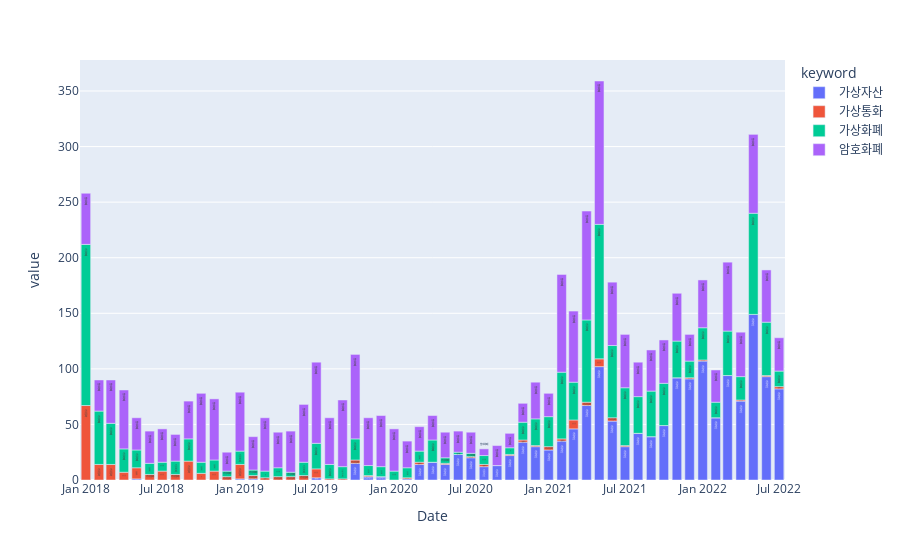

The notebook cell this image was saved under:
### Code cell
srch_wrd = ['가상자산','가상통화','가상화폐','암호화폐']
df3 =Df3(srch_wrd)
fig = px.bar(df3, x="Date", y="value", color="keyword", text="keyword")
fig.show()

### Figure 1 — Plotly figure (JSON) as saved in the notebook; plotly's stock layout.template omitted (floating-point values rounded to 4 significant figures)
{"data": [{"alignmentgroup": "True", "hovertemplate": "keyword=%{text}<br>Date=%{x}<br>value=%{y}<extra></extra>", "legendgroup": "가상자산", "marker": {"color": "#636efa", "pattern": {"shape": ""}}, "name": "가상자산", "offsetgroup": "가상자산", "orientation": "v", "showlegend": true, "text": ["가상자산", "가상자산", "가상자산", "가상자산", "가상자산", "가상자산", "가상자산", "가상자산", "가상자산", "가상자산", "가상자산", "가상자산", "가상자산", "가상자산", "가상자산", "가상자산", "가상자산", "가상자산", "가상자산", "가상자산", "가상자산", "가상자산", "가상자산", "가상자산", "가상자산", "가상자산", "가상자산", "가상자산", "가상자산", "가상자산", "가상자산", "가상자산", "가상자산", "가상자산", "가상자산", "가상자산", "가상자산", "가상자산", "가상자산", "가상자산", "가상자산", "가상자산", "가상자산", "가상자산", "가상자산", "가상자산", "가상자산", "가상자산", "가상자산", "가상자산", "가상자산", "가상자산", "가상자산", "가상자산", "가상자산"], "textposition": "auto", "type": "bar", "x": ["2018-01-01T00:00:00", "2018-02-01T00:00:00", "2018-03-01T00:00:00", "2018-04-01T00:00:00", "2018-05-01T00:00:00", "2018-06-01T00:00:00", "2018-07-01T00:00:00", "2018-08-01T00:00:00", "2018-09-01T00:00:00", "2018-10-01T00:00:00", "2018-11-01T00:00:00", "2018-12-01T00:00:00", "2019-01-01T00:00:00", "2019-02-01T00:00:00", "2019-03-01T00:00:00", "2019-04-01T00:00:00", "2019-05-01T00:00:00", "2019-06-01T00:00:00", "2019-07-01T00:00:00", "2019-08-01T00:00:00", "2019-09-01T00:00:00", "2019-10-01T00:00:00", "2019-11-01T00:00:00", "2019-12-01T00:00:00", "2020-01-01T00:00:00", "2020-02-01T00:00:00", "2020-03-01T00:00:00", "2020-04-01T00:00:00", "2020-05-01T00:00:00", "2020-06-01T00:00:00", "2020-07-01T00:00:00", "2020-08-01T00:00:00", "2020-09-01T00:00:00", "2020-10-01T00:00:00", "2020-11-01T00:00:00", "2020-12-01T00:00:00", "2021-01-01T00:00:00", "2021-02-01T00:00:00", "2021-03-01T00:00:00", "2021-04-01T00:00:00", "2021-05-01T00:00:00", "2021-06-01T00:00:00", "2021-07-01T00:00:00", "2021-08-01T00:00:00", "2021-09-01T00:00:00", "2021-10-01T00:00:00", "2021-11-01T00:00:00", "2021-12-01T00:00:00", "2022-01-01T00:00:00", "2022-02-01T00:00:00", "2022-03-01T00:00:00", "2022-04-01T00:00:00", "2022-05-01T00:00:00", "2022-06-01T00:00:00", "2022-07-01T00:00:00"], "xaxis": "x", "y": [0, 0, 0, 0, 1, 0, 0, 0, 0, 0, 0, 0, 1, 1, 0, 0, 0, 0, 2, 0, 0, 15, 3, 3, 0, 1, 14, 16, 14, 23, 20, 12, 13, 22, 34, 30, 27, 35, 46, 67, 102, 53, 30, 42, 39, 49, 92, 91, 107, 56, 94, 71, 149, 93, 82], "yaxis": "y"}, {"alignmentgroup": "True", "hovertemplate": "keyword=%{text}<br>Date=%{x}<br>value=%{y}<extra></extra>", "legendgroup": "가상통화", "marker": {"color": "#EF553B", "pattern": {"shape": ""}}, "name": "가상통화", "offsetgroup": "가상통화", "orientation": "v", "showlegend": true, "text": ["가상통화", "가상통화", "가상통화", "가상통화", "가상통화", "가상통화", "가상통화", "가상통화", "가상통화", "가상통화", "가상통화", "가상통화", "가상통화", "가상통화", "가상통화", "가상통화", "가상통화", "가상통화", "가상통화", "가상통화", "가상통화", "가상통화", "가상통화", "가상통화", "가상통화", "가상통화", "가상통화", "가상통화", "가상통화", "가상통화", "가상통화", "가상통화", "가상통화", "가상통화", "가상통화", "가상통화", "가상통화", "가상통화", "가상통화", "가상통화", "가상통화", "가상통화", "가상통화", "가상통화", "가상통화", "가상통화", "가상통화", "가상통화", "가상통화", "가상통화", "가상통화", "가상통화", "가상통화", "가상통화", "가상통화"], "textposition": "auto", "type": "bar", "x": ["2018-01-01T00:00:00", "2018-02-01T00:00:00", "2018-03-01T00:00:00", "2018-04-01T00:00:00", "2018-05-01T00:00:00", "2018-06-01T00:00:00", "2018-07-01T00:00:00", "2018-08-01T00:00:00", "2018-09-01T00:00:00", "2018-10-01T00:00:00", "2018-11-01T00:00:00", "2018-12-01T00:00:00", "2019-01-01T00:00:00", "2019-02-01T00:00:00", "2019-03-01T00:00:00", "2019-04-01T00:00:00", "2019-05-01T00:00:00", "2019-06-01T00:00:00", "2019-07-01T00:00:00", "2019-08-01T00:00:00", "2019-09-01T00:00:00", "2019-10-01T00:00:00", "2019-11-01T00:00:00", "2019-12-01T00:00:00", "2020-01-01T00:00:00", "2020-02-01T00:00:00", "2020-03-01T00:00:00", "2020-04-01T00:00:00", "2020-05-01T00:00:00", "2020-06-01T00:00:00", "2020-07-01T00:00:00", "2020-08-01T00:00:00", "2020-09-01T00:00:00", "2020-10-01T00:00:00", "2020-11-01T00:00:00", "2020-12-01T00:00:00", "2021-01-01T00:00:00", "2021-02-01T00:00:00", "2021-03-01T00:00:00", "2021-04-01T00:00:00", "2021-05-01T00:00:00", "2021-06-01T00:00:00", "2021-07-01T00:00:00", "2021-08-01T00:00:00", "2021-09-01T00:00:00", "2021-10-01T00:00:00", "2021-11-01T00:00:00", "2021-12-01T00:00:00", "2022-01-01T00:00:00", "2022-02-01T00:00:00", "2022-03-01T00:00:00", "2022-04-01T00:00:00", "2022-05-01T00:00:00", "2022-06-01T00:00:00", "2022-07-01T00:00:00"], "xaxis": "x", "y": [67, 14, 14, 7, 10, 5, 8, 5, 17, 6, 8, 3, 13, 3, 2, 3, 3, 4, 8, 1, 1, 3, 1, 0, 0, 1, 2, 0, 1, 0, 1, 2, 0, 1, 2, 1, 3, 2, 8, 3, 7, 3, 1, 0, 0, 0, 0, 1, 1, 0, 0, 1, 0, 1, 2], "yaxis": "y"}, {"alignmentgroup": "True", "hovertemplate": "keyword=%{text}<br>Date=%{x}<br>value=%{y}<extra></extra>", "legendgroup": "가상화폐", "marker": {"color": "#00cc96", "pattern": {"shape": ""}}, "name": "가상화폐", "offsetgroup": "가상화폐", "orientation": "v", "showlegend": true, "text": ["가상화폐", "가상화폐", "가상화폐", "가상화폐", "가상화폐", "가상화폐", "가상화폐", "가상화폐", "가상화폐", "가상화폐", "가상화폐", "가상화폐", "가상화폐", "가상화폐", "가상화폐", "가상화폐", "가상화폐", "가상화폐", "가상화폐", "가상화폐", "가상화폐", "가상화폐", "가상화폐", "가상화폐", "가상화폐", "가상화폐", "가상화폐", "가상화폐", "가상화폐", "가상화폐", "가상화폐", "가상화폐", "가상화폐", "가상화폐", "가상화폐", "가상화폐", "가상화폐", "가상화폐", "가상화폐", "가상화폐", "가상화폐", "가상화폐", "가상화폐", "가상화폐", "가상화폐", "가상화폐", "가상화폐", "가상화폐", "가상화폐", "가상화폐", "가상화폐", "가상화폐", "가상화폐", "가상화폐", "가상화폐"], "textposition": "auto", "type": "bar", "x": ["2018-01-01T00:00:00", "2018-02-01T00:00:00", "2018-03-01T00:00:00", "2018-04-01T00:00:00", "2018-05-01T00:00:00", "2018-06-01T00:00:00", "2018-07-01T00:00:00", "2018-08-01T00:00:00", "2018-09-01T00:00:00", "2018-10-01T00:00:00", "2018-11-01T00:00:00", "2018-12-01T00:00:00", "2019-01-01T00:00:00", "2019-02-01T00:00:00", "2019-03-01T00:00:00", "2019-04-01T00:00:00", "2019-05-01T00:00:00", "2019-06-01T00:00:00", "2019-07-01T00:00:00", "2019-08-01T00:00:00", "2019-09-01T00:00:00", "2019-10-01T00:00:00", "2019-11-01T00:00:00", "2019-12-01T00:00:00", "2020-01-01T00:00:00", "2020-02-01T00:00:00", "2020-03-01T00:00:00", "2020-04-01T00:00:00", "2020-05-01T00:00:00", "2020-06-01T00:00:00", "2020-07-01T00:00:00", "2020-08-01T00:00:00", "2020-09-01T00:00:00", "2020-10-01T00:00:00", "2020-11-01T00:00:00", "2020-12-01T00:00:00", "2021-01-01T00:00:00", "2021-02-01T00:00:00", "2021-03-01T00:00:00", "2021-04-01T00:00:00", "2021-05-01T00:00:00", "2021-06-01T00:00:00", "2021-07-01T00:00:00", "2021-08-01T00:00:00", "2021-09-01T00:00:00", "2021-10-01T00:00:00", "2021-11-01T00:00:00", "2021-12-01T00:00:00", "2022-01-01T00:00:00", "2022-02-01T00:00:00", "2022-03-01T00:00:00", "2022-04-01T00:00:00", "2022-05-01T00:00:00", "2022-06-01T00:00:00", "2022-07-01T00:00:00"], "xaxis": "x", "y": [145, 48, 37, 21, 16, 10, 8, 12, 20, 10, 10, 5, 12, 5, 6, 8, 4, 12, 23, 13, 11, 19, 9, 9, 8, 9, 10, 20, 5, 2, 3, 8, 0, 6, 16, 24, 27, 60, 34, 74, 121, 65, 52, 33, 41, 38, 33, 15, 29, 14, 40, 21, 91, 48, 14], "yaxis": "y"}, {"alignmentgroup": "True", "hovertemplate": "keyword=%{text}<br>Date=%{x}<br>value=%{y}<extra></extra>", "legendgroup": "암호화폐", "marker": {"color": "#ab63fa", "pattern": {"shape": ""}}, "name": "암호화폐", "offsetgroup": "암호화폐", "orientation": "v", "showlegend": true, "text": ["암호화폐", "암호화폐", "암호화폐", "암호화폐", "암호화폐", "암호화폐", "암호화폐", "암호화폐", "암호화폐", "암호화폐", "암호화폐", "암호화폐", "암호화폐", "암호화폐", "암호화폐", "암호화폐", "암호화폐", "암호화폐", "암호화폐", "암호화폐", "암호화폐", "암호화폐", "암호화폐", "암호화폐", "암호화폐", "암호화폐", "암호화폐", "암호화폐", "암호화폐", "암호화폐", "암호화폐", "암호화폐", "암호화폐", "암호화폐", "암호화폐", "암호화폐", "암호화폐", "암호화폐", "암호화폐", "암호화폐", "암호화폐", "암호화폐", "암호화폐", "암호화폐", "암호화폐", "암호화폐", "암호화폐", "암호화폐", "암호화폐", "암호화폐", "암호화폐", "암호화폐", "암호화폐", "암호화폐", "암호화폐"], "textposition": "auto", "type": "bar", "x": ["2018-01-01T00:00:00", "2018-02-01T00:00:00", "2018-03-01T00:00:00", "2018-04-01T00:00:00", "2018-05-01T00:00:00", "2018-06-01T00:00:00", "2018-07-01T00:00:00", "2018-08-01T00:00:00", "2018-09-01T00:00:00", "2018-10-01T00:00:00", "2018-11-01T00:00:00", "2018-12-01T00:00:00", "2019-01-01T00:00:00", "2019-02-01T00:00:00", "2019-03-01T00:00:00", "2019-04-01T00:00:00", "2019-05-01T00:00:00", "2019-06-01T00:00:00", "2019-07-01T00:00:00", "2019-08-01T00:00:00", "2019-09-01T00:00:00", "2019-10-01T00:00:00", "2019-11-01T00:00:00", "2019-12-01T00:00:00", "2020-01-01T00:00:00", "2020-02-01T00:00:00", "2020-03-01T00:00:00", "2020-04-01T00:00:00", "2020-05-01T00:00:00", "2020-06-01T00:00:00", "2020-07-01T00:00:00", "2020-08-01T00:00:00", "2020-09-01T00:00:00", "2020-10-01T00:00:00", "2020-11-01T00:00:00", "2020-12-01T00:00:00", "2021-01-01T00:00:00", "2021-02-01T00:00:00", "2021-03-01T00:00:00", "2021-04-01T00:00:00", "2021-05-01T00:00:00", "2021-06-01T00:00:00", "2021-07-01T00:00:00", "2021-08-01T00:00:00", "2021-09-01T00:00:00", "2021-10-01T00:00:00", "2021-11-01T00:00:00", "2021-12-01T00:00:00", "2022-01-01T00:00:00", "2022-02-01T00:00:00", "2022-03-01T00:00:00", "2022-04-01T00:00:00", "2022-05-01T00:00:00", "2022-06-01T00:00:00", "2022-07-01T00:00:00"], "xaxis": "x", "y": [46, 28, 39, 53, 29, 29, 30, 24, 34, 62, 55, 17, 53, 30, 48, 32, 37, 52, 73, 42, 60, 76, 43, 46, 38, 24, 22, 22, 23, 19, 19, 6, 18, 13, 17, 33, 21, 88, 64, 98, 129, 57, 48, 31, 37, 39, 43, 24, 43, 29, 62, 40, 71, 47, 30], "yaxis": "y"}], "layout": {"barmode": "relative", "legend": {"title": {"text": "keyword"}, "tracegroupgap": 0}, "margin": {"t": 60}, "xaxis": {"anchor": "y", "domain": [0, 1], "title": {"text": "Date"}}, "yaxis": {"anchor": "x", "domain": [0, 1], "title": {"text": "value"}}}}
